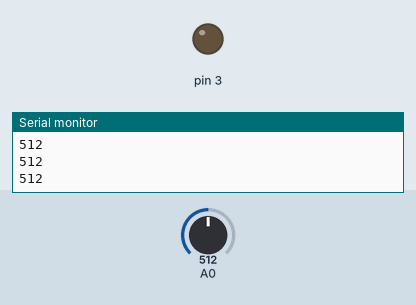
Recording of a sketch running on a simulated Arduino Uno, built with avr-gcc and run on an emulated ATmega328P. Parts: output pins drawn as LEDs (lit = HIGH), the last lines printed to the serial monitor. Inputs (shaded band) come from the test bench; at power-on: A0 = 512.

Above: at 1.2 s.
1.3 s: A0 set to 716
At 2.2 s:
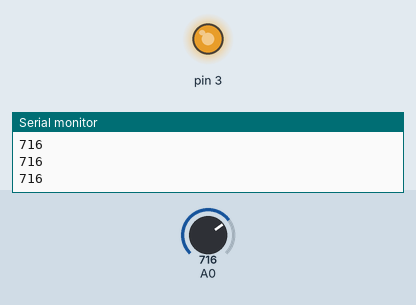
2.8 s: A0 set to 749
At 3.6 s:
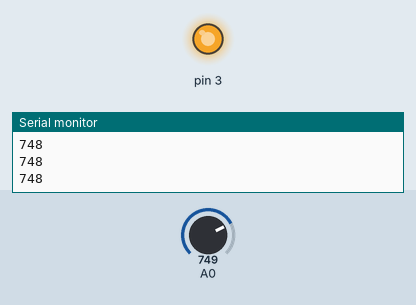
4.3 s: A0 set to 768
At 5.0 s:
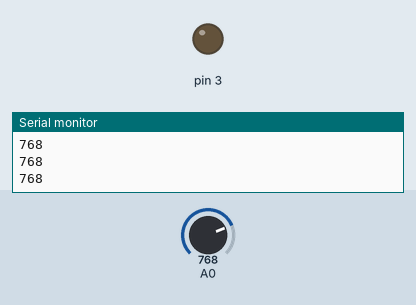
5.8 s: A0 set to 900
At 6.3 s:
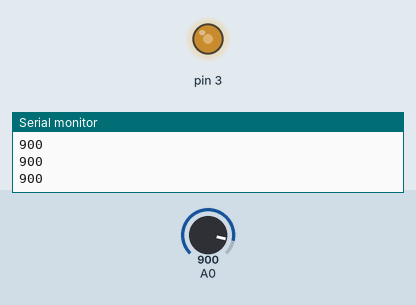
7.3 s: A0 set to 306
At 7.7 s:
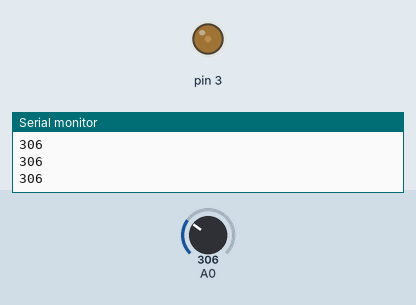
8.8 s: A0 set to 0
At 10.3 s:
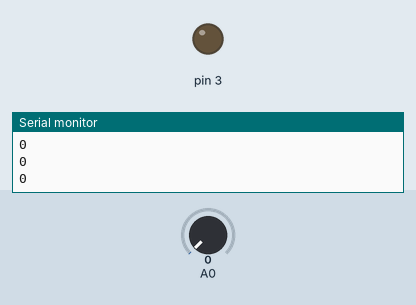
Timing chart, 0 to 11.3 s (numbered marks = the images above; inputs shaded):
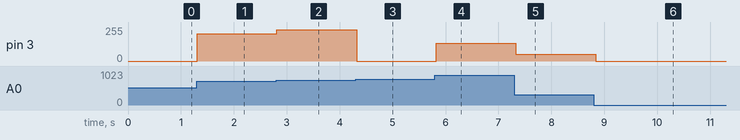

The sketch:

Light1.ino
```cpp
void setup() {
  // put your setup code here, to run once:
pinMode(3, OUTPUT);
pinMode(A0, INPUT);
Serial.begin(9600);
}

void loop() {
  // put your main code here, to run repeatedly:
  Serial.println(analogRead(A0) / 2 * 2);
  analogWrite(3, analogRead(A0) / 2 * 2);
  delay(100);
}
```

Measured:
- the behaviour switches between 767 and 768 on A0 (found by bisection; images 2 and 3)
- after the input at 1.3 s, pin 3: 0/255 → 204/255 at once
- after the input at 2.8 s, pin 3: 204/255 → 236/255 at once
- after the input at 4.3 s, pin 3: 236/255 → 0/255 at once
- after the input at 5.8 s, pin 3: 0/255 → 132/255 at once
- after the input at 7.3 s, pin 3: 132/255 → 50/255 at once
- after the input at 8.8 s, pin 3: 50/255 → 0/255 at once
